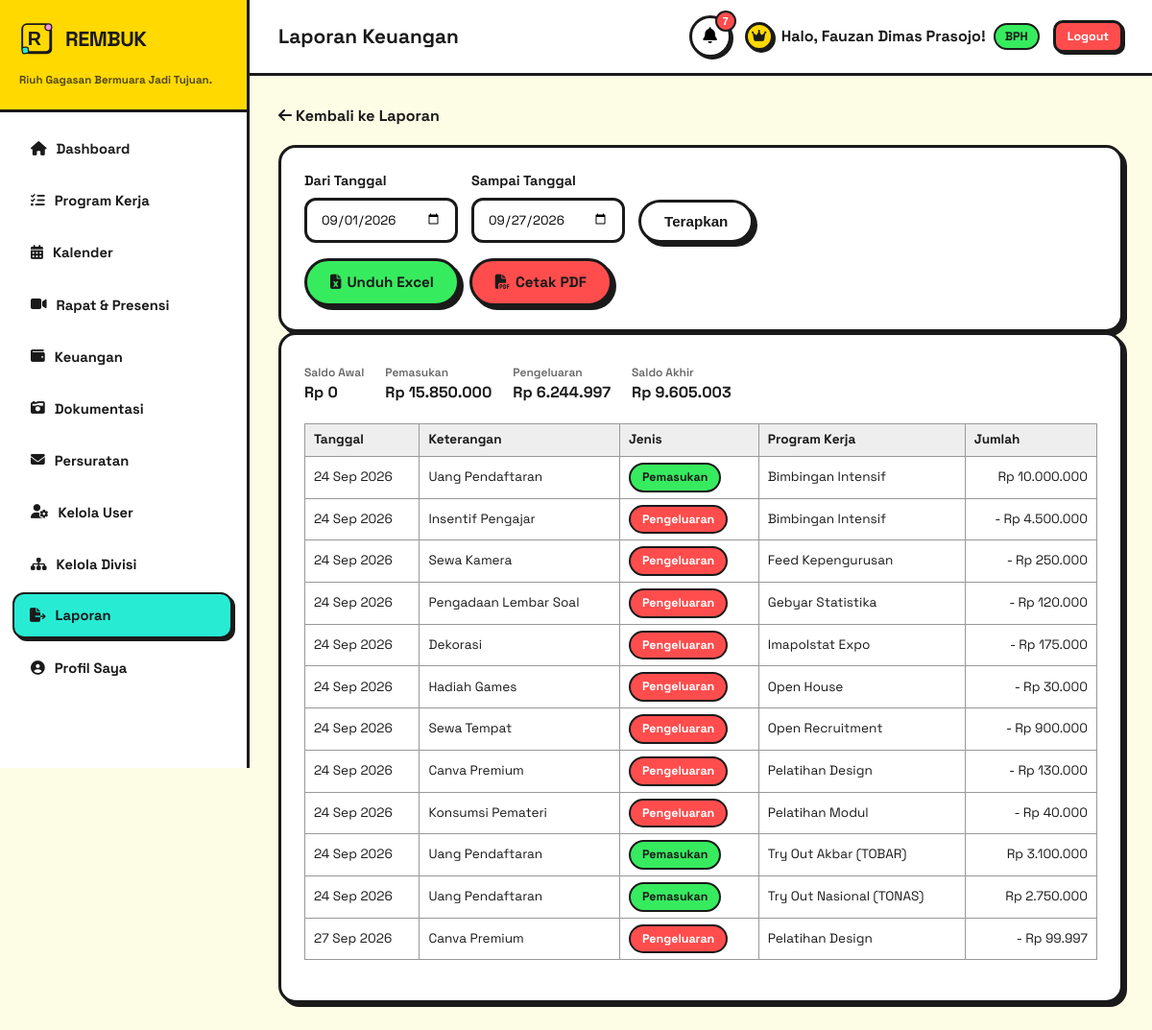
/laporan/keuangan.php (signed in), run on the app's committed database.
### tables this page shows
CREATE TABLE `keuangan` (
  `id` int(11) NOT NULL,
  `tanggal` date NOT NULL,
  `keterangan` varchar(255) NOT NULL,
  `jenis` enum('Pemasukan','Pengeluaran') NOT NULL,
  `jumlah` decimal(15,2) NOT NULL,
  `proker_id` int(11) DEFAULT NULL,
  `bukti_file` varchar(255) DEFAULT NULL,
  `created_by` int(11) DEFAULT NULL,
  `created_at` timestamp NOT NULL DEFAULT current_timestamp()
);

CREATE TABLE `proker` (
  `id` int(11) NOT NULL,
  `nama_proker` varchar(200) NOT NULL,
  `divisi_id` int(11) NOT NULL,
  `deskripsi` text DEFAULT NULL,
  `tanggal_pelaksanaan` date NOT NULL,
  `tanggal_selesai` date DEFAULT NULL,
  `status` enum('To-do','In Progress','Done') DEFAULT 'To-do',
  `progress_persen` int(11) DEFAULT 0,
  `created_by` int(11) DEFAULT NULL,
  `created_at` timestamp NOT NULL DEFAULT current_timestamp()
);

### laporan/keuangan.php (the view, shortened to what this page needs)
<?php
require_once '../includes/init.php';
$dari = $_GET['dari'] ?? date('Y-m-01');
$sampai = $_GET['sampai'] ?? date('Y-m-d');
$format = $_GET['format'] ?? '';
$stmtAwal = $pdo->prepare(
    "SELECT
        COALESCE(SUM(CASE WHEN jenis = 'Pemasukan' THEN jumlah ELSE 0 END), 0) AS masuk,
        COALESCE(SUM(CASE WHEN jenis = 'Pengeluaran' THEN jumlah ELSE 0 END), 0) AS keluar
     FROM keuangan WHERE tanggal < ?"
);
$stmtAwal->execute([$dari]);
$saldoAwalRow = $stmtAwal->fetch();
$saldo_awal = (float) $saldoAwalRow['masuk'] - (float) $saldoAwalRow['keluar'];
$stmt = $pdo->prepare(
    "SELECT k.*, p.nama_proker, u.nama_lengkap AS pencatat
     FROM keuangan k
     LEFT JOIN proker p ON p.id = k.proker_id
     LEFT JOIN users u ON u.id = k.created_by
     WHERE k.tanggal BETWEEN ? AND ?
     ORDER BY k.tanggal ASC, k.id ASC"
);
$stmt->execute([$dari, $sampai]);
$transaksi = $stmt->fetchAll();
$total_masuk = 0;
$total_keluar = 0;
foreach ($transaksi as $t) {
    if ($t['jenis'] === 'Pemasukan') $total_masuk += (float) $t['jumlah'];
    else $total_keluar += (float) $t['jumlah'];
}
$saldo_akhir = $saldo_awal + $total_masuk - $total_keluar;
    ?>
    <?php
require_once '../includes/header.php';
    ?>
<?php if ($format !== 'pdf'): ?>
<div class="detail-back"><a href="index.php" class="back-link"><i class="fas fa-arrow-left"></i> Kembali ke Laporan</a></div>
<div class="neo-card">
    <form method="GET" class="laporan-filter-form">
        <div class="modal-form-group">
            <label class="neo-label" for="dari">Dari Tanggal</label>
            <input type="date" id="dari" name="dari" class="neo-input" value="<?= e($dari) ?>">
        </div>
        <div class="modal-form-group">
            <label class="neo-label" for="sampai">Sampai Tanggal</label>
            <input type="date" id="sampai" name="sampai" class="neo-input" value="<?= e($sampai) ?>">
        </div>
        <button type="submit" class="neo-btn neo-btn-outline">Terapkan</button>
    </form>
    <div class="laporan-actions">
        <a href="?dari=<?= e($dari) ?>&amp;sampai=<?= e($sampai) ?>&amp;format=excel" class="neo-btn neo-btn-success no-link"><i class="fas fa-file-excel"></i> Unduh Excel</a>
        <a href="?dari=<?= e($dari) ?>&amp;sampai=<?= e($sampai) ?>&amp;format=pdf" target="_blank" class="neo-btn neo-btn-danger no-link"><i class="fas fa-file-pdf"></i> Cetak PDF</a>
    </div>
</div>
<div class="neo-card">
    <div class="laporan-rekap">
        <div><span>Saldo Awal</span>Rp <?= number_format($saldo_awal, 0, ',', '.') ?></div>
        <div><span>Pemasukan</span>Rp <?= number_format($total_masuk, 0, ',', '.') ?></div>
        <div><span>Pengeluaran</span>Rp <?= number_format($total_keluar, 0, ',', '.') ?></div>
        <div><span>Saldo Akhir</span>Rp <?= number_format($saldo_akhir, 0, ',', '.') ?></div>
    </div>
    <table class="laporan-table">
        <thead><tr><th>Tanggal</th><th>Keterangan</th><th>Jenis</th><th>Program Kerja</th><th class="num">Jumlah</th></tr></thead>
        <tbody>
            <?php foreach ($transaksi as $t): ?>
            <tr>
                <td><?= tanggalIndo($t['tanggal']) ?></td>
                <td><?= e($t['keterangan']) ?></td>
                <td><span class="neo-badge status-<?= $t['jenis'] == 'Pemasukan' ? 'income' : 'expense' ?>"><?= e($t['jenis']) ?></span></td>
                <td><?= e($t['nama_proker'] ?? '-') ?></td>
                <td class="num"><?= $t['jenis'] === 'Pengeluaran' ? '- ' : '' ?>Rp <?= number_format($t['jumlah'], 0, ',', '.') ?></td>
            </tr>
            <?php endforeach; ?>
        </tbody>
    </table>
</div>
<?php endif; ?>
<?php require_once '../includes/footer.php'; ?>

### assets/css/neobrutalism.css (style rules this page uses)
:root { --bg-color: #fdfce5; --main-black: #1a1a1a; --accent-yellow: #ffd900; --accent-pink: #ff90e8; --accent-cyan: #28ebd4; --accent-green: #37eb5f; --accent-red: #ff4d4d; --shadow-solid: 4px 4px 0px var(--main-black); --shadow-lift: 6px 6px 0px var(--main-black); --radius-card: 18px; --radius-btn: 999px; --radius-btn-square: 10px; --ease: cubic-bezier(.2,.8,.2,1); }
* { box-sizing: border-box; }
body { background-color: var(--bg-color); color: var(--main-black); font-family: 'Space Grotesk', 'Courier New', monospace; margin: 0; line-height: 1.5; }
.neo-card { background-color: #ffffff; border: 3px solid var(--main-black); border-radius: var(--radius-card); box-shadow: var(--shadow-solid); padding: 24px; transition: transform 0.2s var(--ease), box-shadow 0.2s var(--ease); }
.neo-btn { background-color: var(--accent-cyan); color: var(--main-black); border: 3px solid var(--main-black); border-radius: var(--radius-btn); padding: 11px 24px; font-weight: 700; cursor: pointer; box-shadow: var(--shadow-solid); font-size: 0.95rem; transition: all 0.15s var(--ease); display: inline-flex; align-items: center; text-decoration: none; gap: 6px; }
.neo-btn-success { background-color: var(--accent-green); }
.neo-btn-danger { background-color: var(--accent-red); color: #fff; }
.neo-btn-outline { background-color: #fff; }
.neo-input { border: 3px solid var(--main-black); border-radius: 12px; padding: 11px 14px; font-family: inherit; width: 100%; background: #fff; }
label.neo-label { font-weight: 700; display: block; margin-bottom: 6px; font-size: 0.9rem; }
.neo-badge { display: inline-block; padding: 4px 12px; border: 2px solid var(--main-black); border-radius: var(--radius-btn); font-weight: 700; font-size: 0.78rem; }
.no-link { color: var(--main-black); font-weight: 700; text-decoration: none; }
.status-income { background: var(--accent-green); }
.status-expense { background: var(--accent-red); color: #fff; }
.back-link { color: var(--main-black); font-weight: 700; text-decoration: none; }
.modal-form-group { margin-bottom: 15px; }
.detail-back { margin-bottom: 18px; }
.laporan-filter-form { display: flex; flex-wrap: wrap; gap: 14px; align-items: flex-end; }
.laporan-filter-form .modal-form-group { margin: 0; min-width: 160px; }
.laporan-actions { display: flex; gap: 10px; flex-wrap: wrap; margin-top: 16px; }
.laporan-table { width: 100%; border-collapse: collapse; margin-bottom: 18px; }
.laporan-table th, .laporan-table td { border: 1px solid #999; padding: 6px 9px; font-size: 0.85rem; text-align: left; }
.laporan-table th { background: #eee; font-weight: 800; }
.laporan-table td.num { text-align: right; white-space: nowrap; }
.laporan-rekap { display: flex; gap: 22px; flex-wrap: wrap; margin: 6px 0 20px; font-weight: 700; }
.laporan-rekap span { display: block; font-size: 0.75rem; font-weight: 600; color: #666; }

### data on the page
keuangan: tanggal "24 Sep 2026", keterangan "Uang Pendaftaran", jenis "Pemasukan", proker.nama_proker "Bimbingan Intensif", jumlah "10.000.000"
keuangan: tanggal "24 Sep 2026", keterangan "Insentif Pengajar", jenis "Pengeluaran", proker.nama_proker "Bimbingan Intensif", jumlah "4.500.000"
keuangan: tanggal "24 Sep 2026", keterangan "Sewa Kamera", jenis "Pengeluaran", proker.nama_proker "Feed Kepengurusan", jumlah "250.000"
keuangan: tanggal "24 Sep 2026", keterangan "Pengadaan Lembar Soal", jenis "Pengeluaran", proker.nama_proker "Gebyar Statistika", jumlah "120.000"
keuangan: tanggal "24 Sep 2026", keterangan "Dekorasi", jenis "Pengeluaran", proker.nama_proker "Imapolstat Expo", jumlah "175.000"
keuangan: tanggal "24 Sep 2026", keterangan "Hadiah Games", jenis "Pengeluaran", proker.nama_proker "Open House", jumlah "30.000"
keuangan: tanggal "24 Sep 2026", keterangan "Sewa Tempat", jenis "Pengeluaran", proker.nama_proker "Open Recruitment", jumlah "900.000"
keuangan: tanggal "24 Sep 2026", keterangan "Canva Premium", jenis "Pengeluaran", proker.nama_proker "Pelatihan Design", jumlah "130.000"
keuangan: tanggal "24 Sep 2026", keterangan "Konsumsi Pemateri", jenis "Pengeluaran", proker.nama_proker "Pelatihan Modul", jumlah "40.000"
keuangan: tanggal "24 Sep 2026", keterangan "Uang Pendaftaran", jenis "Pemasukan", proker.nama_proker "Try Out Akbar (TOBAR)", jumlah "3.100.000"
keuangan: tanggal "24 Sep 2026", keterangan "Uang Pendaftaran", jenis "Pemasukan", proker.nama_proker "Try Out Nasional (TONAS)", jumlah "2.750.000"
keuangan: tanggal "27 Sep 2026", keterangan "Canva Premium", jenis "Pengeluaran", proker.nama_proker "Pelatihan Design", jumlah "99.997"

### other printed values
APP_NAME "REMBUK"
APP_TAGLINE "Riuh Gagasan Bermuara Jadi Tujuan."
$pageTitle "Laporan Keuangan"
$notif_total "7"
$user_nama "Fauzan Dimas Prasojo"
$user_role "BPH"
$saldo_awal "0"
$total_masuk "15.850.000"
$total_keluar "6.244.997"
$saldo_akhir "9.605.003"
